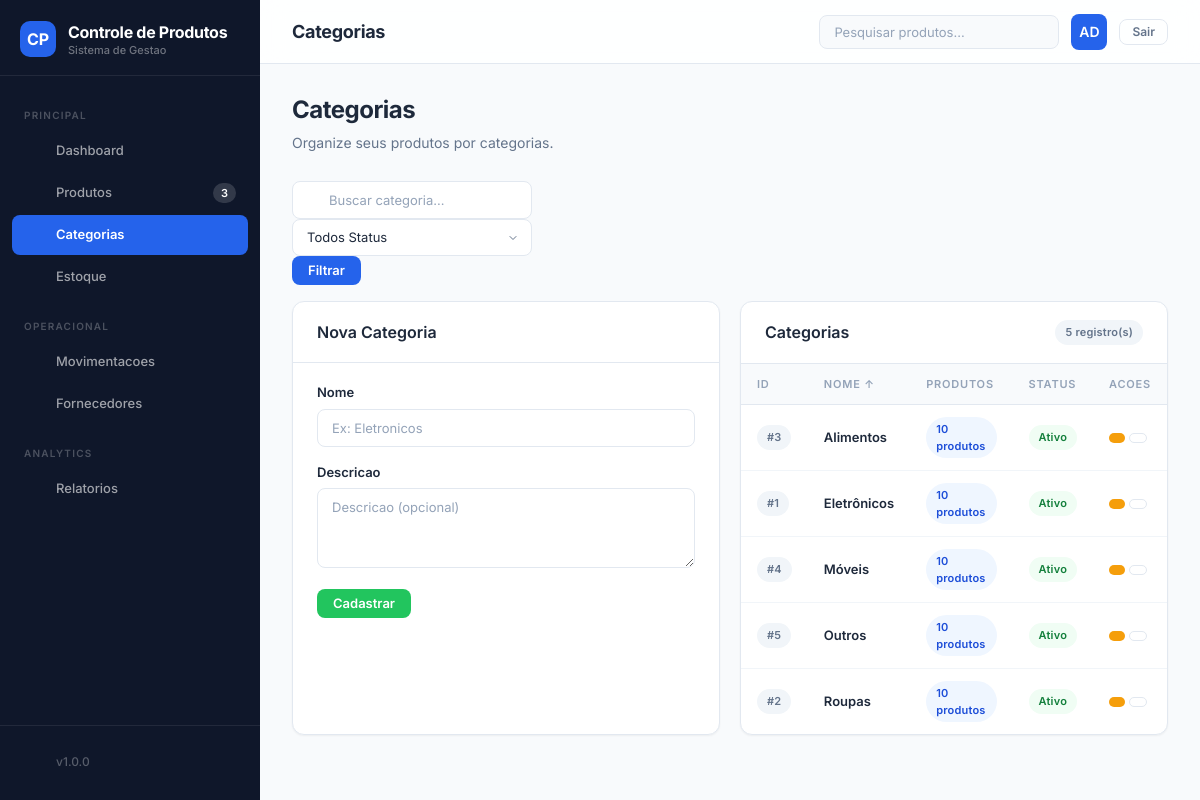
The page /categorias.php (signed in) on the database its author committed.
### tables this page shows
CREATE TABLE IF NOT EXISTS categorias (
    id INT AUTO_INCREMENT PRIMARY KEY,
    nome VARCHAR(100) NOT NULL,
    descricao VARCHAR(255) DEFAULT NULL,
    status VARCHAR(20) DEFAULT 'Ativo'
);

### src/functions/auth.php (called while the page is built, shortened)
<?php
function getUsuarioLogado() {
    if (isset($_SESSION['usuario_id'])) {
        return [
            'id'    => $_SESSION['usuario_id'],
            'nome'  => $_SESSION['usuario_nome'],
            'email' => $_SESSION['usuario_email'],
            'nivel' => $_SESSION['usuario_nivel'],
        ];
    }
    return null;
}

### src/functions/funcoes.php (called while the page is built, shortened)
<?php
function filtrarCategorias($conn, $filtros = []) {
    $sql = "SELECT * FROM categorias WHERE 1=1";
    $params = [];
    if (!empty($filtros['ordenar'])) {
        $ordem = in_array($filtros['ordem'], ['ASC', 'DESC']) ? $filtros['ordem'] : 'ASC';
        $sql .= " ORDER BY {$filtros['ordenar']} {$ordem}";
    } else {
        $sql .= " ORDER BY nome ASC";
    }
    $stmt = $conn->prepare($sql);
    $stmt->execute($params);
    return $stmt->fetchAll();
}
function contarProdutosPorCategoria($conn, $categoria_id) {
    $sql = "SELECT COUNT(*) AS total FROM produtos WHERE categoria_id = ?";
    $stmt = $conn->prepare($sql);
    $stmt->execute([$categoria_id]);
    return $stmt->fetch()['total'];
}

### src/includes/icons.php (called while the page is built, shortened)
<?php
function icon($name, $size = 20, $class = '') {
    $c = $class ? " class=\"$class\"" : '';
    return $icons[$name] ?? '';
}

### public/categorias.php (the view, shortened to what this page needs)
<?php
require '../src/functions/funcoes.php';
$conn = conectar();
$busca = trim($_GET['busca'] ?? '');
$ordenar = $_GET['ordenar'] ?? 'nome';
$ordem = $_GET['ordem'] ?? 'ASC';
$filtros = [];
$filtros['ordenar'] = $ordenar;
$filtros['ordem'] = $ordem;
$categorias = filtrarCategorias($conn, $filtros);
$editando = isset($_GET['editar']) ? buscarCategoria($conn, (int)$_GET['editar']) : null;
$titulo = 'Categorias';
require '../src/includes/header.php';
?>
<div class="page-header"><h1>Categorias</h1><p>Organize seus produtos por categorias.</p></div>
<div class="action-bar">
    <form method="GET" class="filter-bar">
        <div class="search-box">
            <input type="text" name="busca" class="form-control" placeholder="Buscar categoria..." value="<?= htmlspecialchars($busca) ?>" style="padding-left:36px;">
        </div>
        <select name="status" class="form-control" onchange="this.form.submit()">
            <option value="">Todos Status</option>
        </select>
        <button type="submit" class="btn btn-primary"><?= icon('filter', 16) ?> Filtrar</button>
    </form>
</div>
<div class="grid-2">
    <div class="card fade-in">
        <div class="card-header"><h2><?= icon('plus', 16) ?> <?= $editando ? 'Editar Categoria' : 'Nova Categoria' ?></h2></div>
        <div class="card-body">
            <form method="POST">
                <div class="form-group"><label>Nome</label><input type="text" name="nome" class="form-control" value="<?= $editando ? htmlspecialchars($editando['nome']) : '' ?>" required placeholder="Ex: Eletronicos"></div>
                <div class="form-group"><label>Descricao</label><textarea name="descricao" class="form-control" rows="2" placeholder="Descricao (opcional)"></textarea></div>
                <div style="display:flex;gap:8px;">
                    <button type="submit" class="btn btn-success"><?= icon('save', 14) ?> <?= $editando ? 'Salvar' : 'Cadastrar' ?></button>
                </div>
            </form>
        </div>
    </div>
    <div class="card fade-in">
        <div class="card-header"><h2><?= icon('tags', 16) ?> Categorias</h2><div class="card-actions"><span class="badge badge-neutral"><?= count($categorias) ?> registro(s)</span></div></div>
        <div class="card-body" style="padding:0;">
            <?php if (empty($categorias)): ?>
                <div class="empty-state"><?= icon('tags', 48) ?><h3>Nenhuma categoria</h3><p>Crie sua primeira categoria para organizar os produtos.</p></div>
            <?php else: ?>
                <div class="table-container">
                    <table><thead><tr>
                        <th><a href="?<?= http_build_query(array_merge($_GET, ['ordenar' => 'id', 'ordem' => $ordenar === 'id' && $ordem === 'ASC' ? 'DESC' : 'ASC'])) ?>" class="sort-link">ID <?= $ordenar === 'id' ? ($ordem === 'ASC' ? '↑' : '↓') : '' ?></a></th>
                        <th><a href="?<?= http_build_query(array_merge($_GET, ['ordenar' => 'nome', 'ordem' => $ordenar === 'nome' && $ordem === 'ASC' ? 'DESC' : 'ASC'])) ?>" class="sort-link">Nome <?= $ordenar === 'nome' ? ($ordem === 'ASC' ? '↑' : '↓') : '' ?></a></th>
                        <th>Produtos</th>
                        <th><a href="?<?= http_build_query(array_merge($_GET, ['ordenar' => 'status', 'ordem' => $ordenar === 'status' && $ordem === 'ASC' ? 'DESC' : 'ASC'])) ?>" class="sort-link">Status <?= $ordenar === 'status' ? ($ordem === 'ASC' ? '↑' : '↓') : '' ?></a></th>
                        <th>Acoes</th>
                    </tr></thead>
                        <tbody><?php foreach ($categorias as $c): $qtd = contarProdutosPorCategoria($conn, $c['id']); ?>
                            <tr><td><span class="badge badge-neutral">#<?= $c['id'] ?></span></td>
                                <td><span class="product-name"><?= htmlspecialchars($c['nome']) ?></span></td>
                                <td><span class="badge badge-info"><?= $qtd ?> produtos</span></td>
                                <td><?php if ($c['status'] === 'Ativo'): ?><span class="badge badge-success">Ativo</span><?php else: ?><span class="badge badge-error">Inativo</span><?php endif; ?></td>
                                <td><div class="table-actions">
                                    <a href="?editar=<?= $c['id'] ?>" class="btn btn-warning btn-sm"><?= icon('edit', 14) ?></a>
                                    <?php if ($c['status'] === 'Ativo'): ?><a href="?desativar=<?= $c['id'] ?>" class="btn btn-ghost btn-sm"><?= icon('toggle-left', 14) ?></a><?php else: ?><a href="?ativar=<?= $c['id'] ?>" class="btn btn-success btn-sm"><?= icon('toggle-right', 14) ?></a><?php endif; ?>
                                </div></td></tr>
                        <?php endforeach; ?></tbody>
                    </table>
                </div>
            <?php endif; ?>
        </div>
    </div>
</div>
<?php require '../src/includes/footer.php'; ?>

### src/includes/header.php (shortened to what this page needs)
<?php
require_once __DIR__ . '/../functions/auth.php';
require_once __DIR__ . '/icons.php';
$pagina = basename($_SERVER['PHP_SELF']);
$usuario = getUsuarioLogado();
$conn = function_exists('conectar') ? @conectar() : null;
$estoqueBaixoCount = 0;
if ($conn) {
    try {
        $stmt = $conn->query("SELECT COUNT(*) as total FROM produtos WHERE quantidade <= 5 AND status = 'Ativo'");
        $estoqueBaixoCount = $stmt ? $stmt->fetch()['total'] : 0;
    } catch (Exception $e) {}
}
?>
<!DOCTYPE html>
<html lang="pt-BR">
<head>
    <link rel="stylesheet" href="assets/css/moderno.css">
</head>
<body>
<aside class="sidebar" id="sidebar">
    <div class="sidebar-brand">
        <div class="logo-icon">CP</div>
        <div>
            <div class="logo-text">Controle de Produtos</div>
            <span class="logo-sub">Sistema de Gestao</span>
        </div>
    </div>
    <nav class="sidebar-nav">
        <div class="sidebar-section">Principal</div>
        <a href="index.php" class="sidebar-link <?= $pagina === 'index.php' ? 'active' : '' ?>">
            <span class="icon"><?= icon('layout-dashboard') ?></span>
            Dashboard
        </a>
        <a href="produtos.php" class="sidebar-link <?= strpos($pagina, 'produto') !== false ? 'active' : '' ?>">
            <span class="icon"><?= icon('package') ?></span>
            Produtos
            <?php if ($estoqueBaixoCount > 0): ?>
                <span class="badge-nav"><?= $estoqueBaixoCount ?></span>
            <?php endif; ?>
        </a>
        <a href="categorias.php" class="sidebar-link <?= $pagina === 'categorias.php' ? 'active' : '' ?>">
            <span class="icon"><?= icon('tags') ?></span>
            Categorias
        </a>
        <a href="estoque.php" class="sidebar-link <?= $pagina === 'estoque.php' ? 'active' : '' ?>">
            <span class="icon"><?= icon('boxes') ?></span>
            Estoque
        </a>
        <div class="sidebar-section">Operacional</div>
        <a href="movimentacoes.php" class="sidebar-link <?= $pagina === 'movimentacoes.php' ? 'active' : '' ?>">
            <span class="icon"><?= icon('arrow-up-down') ?></span>
            Movimentacoes
        </a>
        <a href="fornecedores.php" class="sidebar-link <?= $pagina === 'fornecedores.php' ? 'active' : '' ?>">
            <span class="icon"><?= icon('building-2') ?></span>
            Fornecedores
        </a>
        <div class="sidebar-section">Analytics</div>
        <a href="relatorios.php" class="sidebar-link <?= $pagina === 'relatorios.php' ? 'active' : '' ?>">
            <span class="icon"><?= icon('file-bar-chart') ?></span>
            Relatorios
        </a>
    </nav>
    <div class="sidebar-footer">
        <a href="#" class="sidebar-link" style="font-size:12px;color:rgba(255,255,255,0.3);">
            <span class="icon"><?= icon('settings', 16) ?></span>
            v1.0.0
        </a>
    </div>
</aside>
<div class="main-wrapper">
    <header class="topbar">
        <div class="topbar-left">
            <div>
                <div class="topbar-title"><?= $titulo ?? 'Dashboard' ?></div>
            </div>
        </div>
        <div class="topbar-right">
            <div class="topbar-search">
                <input type="text" placeholder="Pesquisar produtos..." id="searchGlobal" onkeydown="if(event.key==='Enter'){window.location='produtos.php?busca='+encodeURIComponent(this.value);}">
            </div>
            <div class="topbar-avatar" title="<?= htmlspecialchars($usuario['nome'] ?? '') ?>">
                <?= strtoupper(substr($usuario['nome'] ?? 'U', 0, 2)) ?>
            </div>
            <a href="logout.php" class="btn btn-ghost btn-sm"><?= icon('log-out', 16) ?> Sair</a>
        </div>
    </header>
    <main class="main-content">

### src/includes/footer.php (shortened to what this page needs)
</main>
</div>
</body>
</html>

### rows shown on the page
categorias: id "3", nome "Alimentos", qtd "10", status "Ativo"
categorias: id "1", nome "Eletrônicos", qtd "10", status "Ativo"
categorias: id "4", nome "Móveis", qtd "10", status "Ativo"
categorias: id "5", nome "Outros", qtd "10", status "Ativo"
categorias: id "2", nome "Roupas", qtd "10", status "Ativo"

### other values the page prints
$estoqueBaixoCount "3"
$titulo "Categorias"
substr($usuario['nome'] ?? 'U', 0, 2) "AD"
count($categorias) "5"
